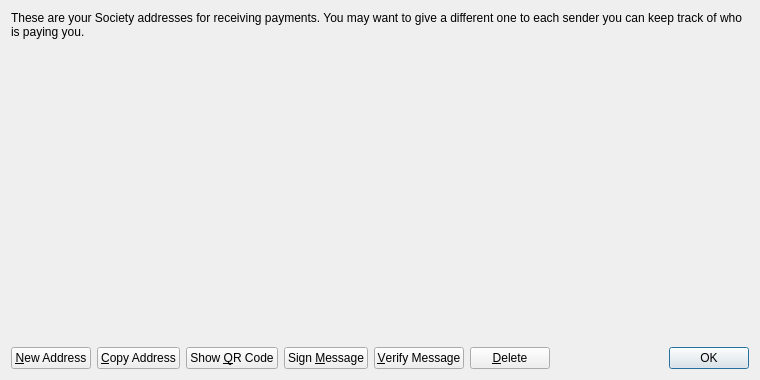
<?xml version="1.0" encoding="UTF-8"?>
<ui version="4.0">
 <class>AddressBookPage</class>
 <widget class="QWidget" name="AddressBookPage">
  <property name="geometry">
   <rect>
    <x>0</x>
    <y>0</y>
    <width>760</width>
    <height>380</height>
   </rect>
  </property>
  <property name="windowTitle">
   <string>Address Book</string>
  </property>
  <layout class="QVBoxLayout" name="verticalLayout">
   <item>
    <widget class="QLabel" name="labelExplanation">
     <property name="text">
      <string>These are your Society addresses for receiving payments. You may want to give a different one to each sender you can keep track of who is paying you.</string>
     </property>
     <property name="textFormat">
      <enum>Qt::PlainText</enum>
     </property>
     <property name="wordWrap">
      <bool>true</bool>
     </property>
    </widget>
   </item>
   <item>
    <widget class="QTableView" name="tableView">
     <property name="contextMenuPolicy">
      <enum>Qt::CustomContextMenu</enum>
     </property>
     <property name="toolTip">
      <string>Double-click to edit address or label</string>
     </property>
     <property name="styleSheet">
      <string notr="true">background-color:transparent</string>
     </property>
     <property name="tabKeyNavigation">
      <bool>false</bool>
     </property>
     <property name="selectionMode">
      <enum>QAbstractItemView::SingleSelection</enum>
     </property>
     <property name="selectionBehavior">
      <enum>QAbstractItemView::SelectRows</enum>
     </property>
     <property name="sortingEnabled">
      <bool>true</bool>
     </property>
     <attribute name="verticalHeaderVisible">
      <bool>false</bool>
     </attribute>
    </widget>
   </item>
   <item>
    <layout class="QHBoxLayout" name="horizontalLayout">
     <item>
      <widget class="QPushButton" name="newAddressButton">
       <property name="toolTip">
        <string>Create a new address</string>
       </property>
       <property name="text">
        <string>&amp;New Address</string>
       </property>
      </widget>
     </item>
     <item>
      <widget class="QPushButton" name="copyToClipboard">
       <property name="toolTip">
        <string>Copy the currently selected address to the system clipboard</string>
       </property>
       <property name="text">
        <string>&amp;Copy Address</string>
       </property>
      </widget>
     </item>
     <item>
      <widget class="QPushButton" name="showQRCode">
       <property name="text">
        <string>Show &amp;QR Code</string>
       </property>
      </widget>
     </item>
     <item>
      <widget class="QPushButton" name="signMessage">
       <property name="toolTip">
        <string>Sign a message to prove you own a Society address</string>
       </property>
       <property name="text">
        <string>Sign &amp;Message</string>
       </property>
      </widget>
     </item>
     <item>
      <widget class="QPushButton" name="verifyMessage">
       <property name="toolTip">
        <string>Verify a message to ensure it was signed with a specified Society address</string>
       </property>
       <property name="text">
        <string>&amp;Verify Message</string>
       </property>
      </widget>
     </item>
     <item>
      <widget class="QPushButton" name="deleteButton">
       <property name="toolTip">
        <string>Delete the currently selected address from the list</string>
       </property>
       <property name="text">
        <string>&amp;Delete</string>
       </property>
      </widget>
     </item>
     <item>
      <spacer name="horizontalSpacer">
       <property name="orientation">
        <enum>Qt::Horizontal</enum>
       </property>
       <property name="sizeHint" stdset="0">
        <size>
         <width>40</width>
         <height>20</height>
        </size>
       </property>
      </spacer>
     </item>
     <item>
      <widget class="QDialogButtonBox" name="buttonBox">
       <property name="sizePolicy">
        <sizepolicy hsizetype="Maximum" vsizetype="Fixed">
         <horstretch>0</horstretch>
         <verstretch>0</verstretch>
        </sizepolicy>
       </property>
       <property name="standardButtons">
        <set>QDialogButtonBox::Ok</set>
       </property>
      </widget>
     </item>
    </layout>
   </item>
  </layout>
 </widget>
 <resources/>
 <connections/>
</ui>
